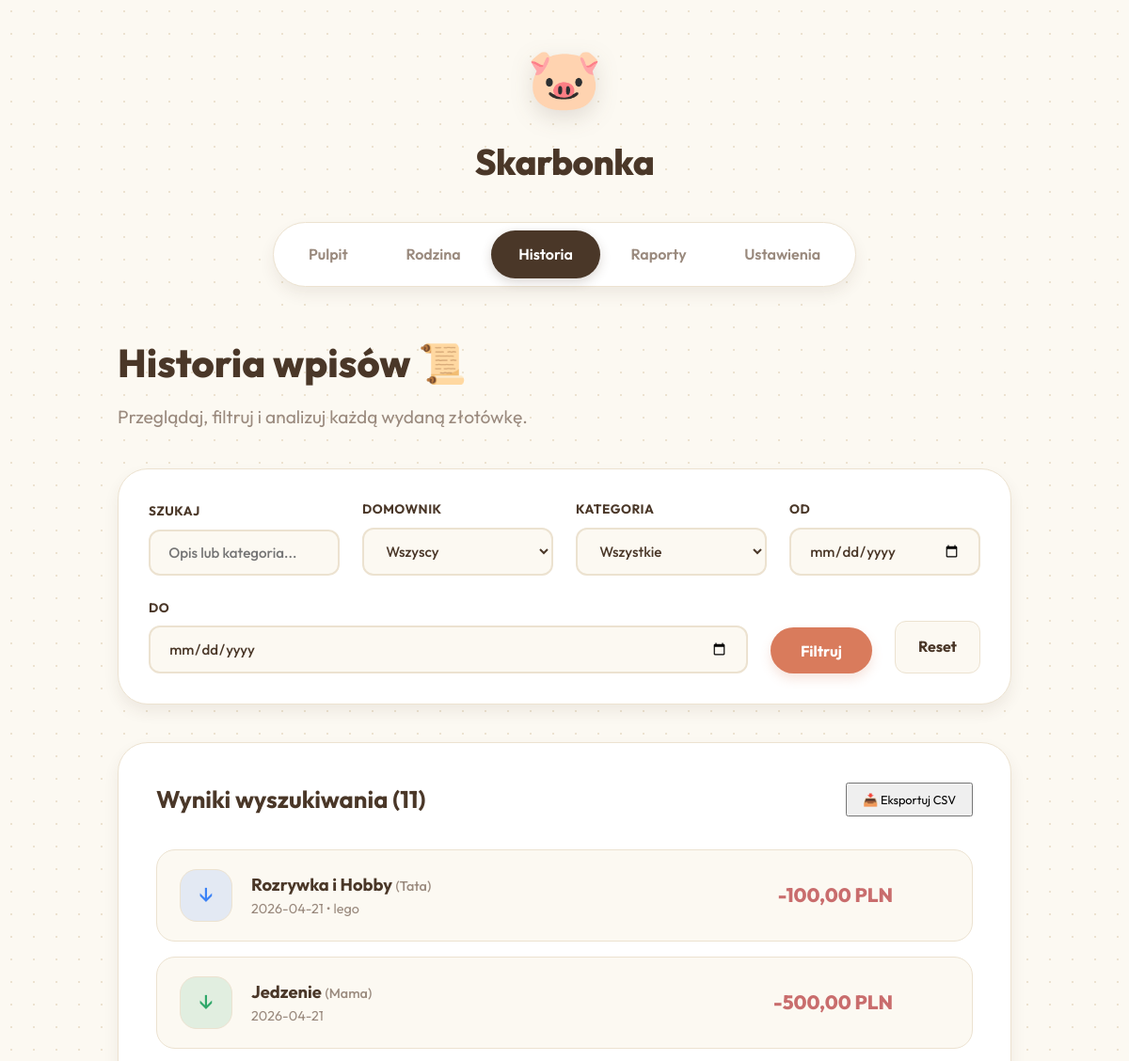
/history.php (upper part), run on an earlier commit of the app's database.
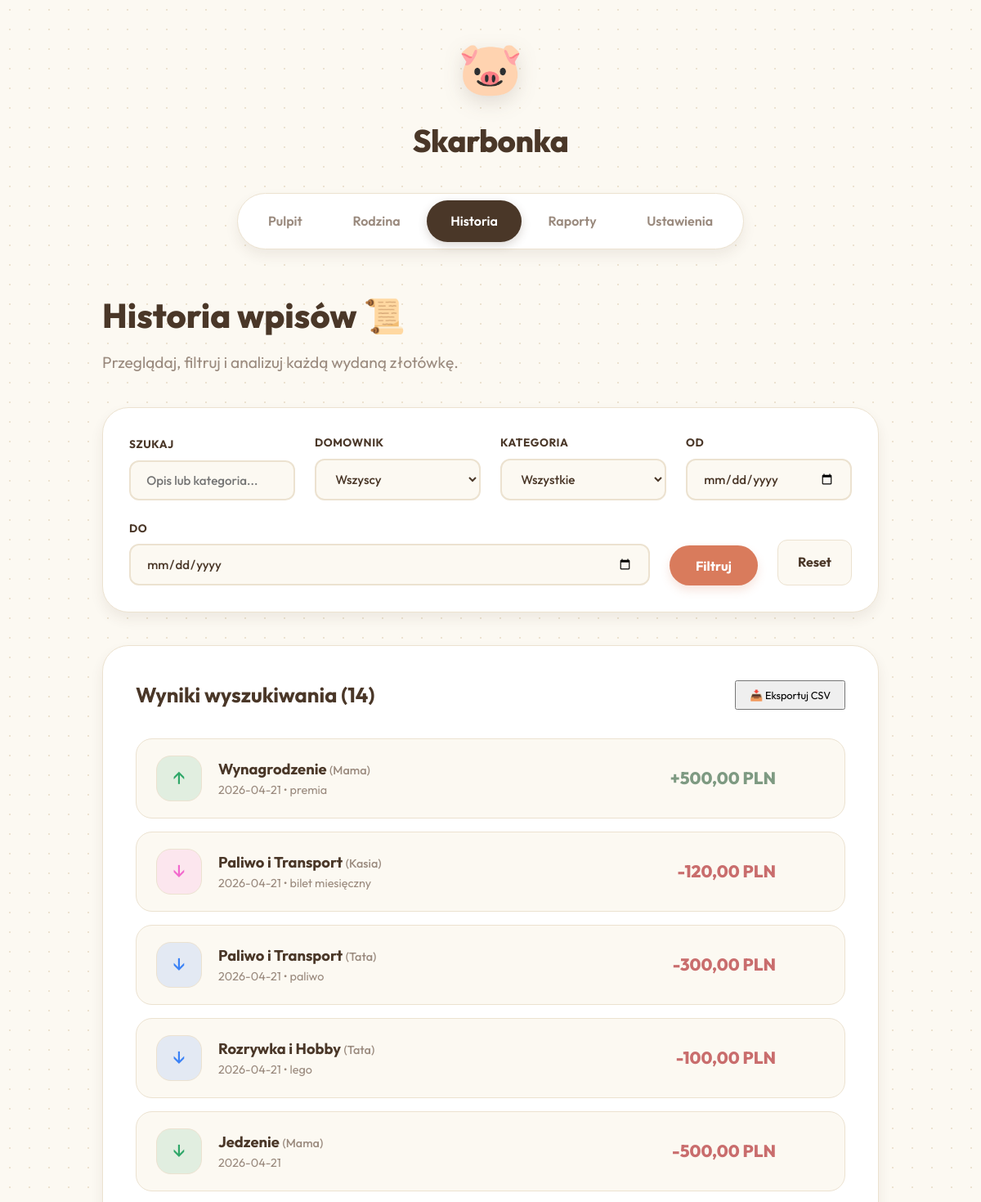
And on a later commit of the database.
### tables this page shows
CREATE TABLE transactions (
                id INTEGER PRIMARY KEY AUTOINCREMENT,
                user_id INTEGER NOT NULL,
                category_id INTEGER NOT NULL,
                amount REAL NOT NULL,
                date TEXT NOT NULL,
                description TEXT,
                type TEXT NOT NULL CHECK(type IN ('income', 'expense')),
                FOREIGN KEY (user_id) REFERENCES users(id),
                FOREIGN KEY (category_id) REFERENCES categories(id)
            );

CREATE TABLE categories (
                id INTEGER PRIMARY KEY AUTOINCREMENT,
                name TEXT NOT NULL,
                type TEXT NOT NULL CHECK(type IN ('income', 'expense'))
            );

CREATE TABLE users (
                id INTEGER PRIMARY KEY AUTOINCREMENT,
                name TEXT NOT NULL,
                color TEXT DEFAULT '#ffffff'
            , avatar TEXT DEFAULT 'avataaars', monthly_limit REAL DEFAULT 0);

### history.php (the view, shortened to what the changed rows need)
<?php
require_once 'db.php';
$sql = "SELECT t.*, u.name as user_name, u.color, c.name as category_name
        FROM transactions t
        JOIN users u ON t.user_id = u.id
        JOIN categories c ON t.category_id = c.id
        WHERE 1=1";
$params = [];
$sql .= " ORDER BY t.date DESC, t.id DESC";
$stmt = $db->prepare($sql);
$stmt->execute($params);
$transactions = $stmt->fetchAll(PDO::FETCH_ASSOC);
?>
<!DOCTYPE html>
<html lang="pl">
<head>
    <link rel="stylesheet" href="style.css">
</head>
<body>
    <div class="app-wrapper">
        <header class="app-header">
            <div class="logo">
                <h1>Skarbonka</h1>
            </div>
        </header>
        <main class="main-content">
            <header class="topbar">
                <div style="text-align: left;">
                    <h2 class="greeting">Historia wpisów 📜</h2>
                </div>
            </header>
            <section class="glass-effect section-box">
                <div class="section-header">
                    <h3>Wyniki wyszukiwania (<?= count($transactions) ?>)</h3>
                    <?php if (count($transactions) > 0): ?>
                        <button class="btn-secondary" onclick="exportToCSV()" style="font-size: 0.8rem; padding: 0.5rem 1rem;">📥 Eksportuj CSV</button>
                    <?php endif; ?>
                </div>
                <div class="history-list">
                    <?php if (empty($transactions)): ?>
                        <div class="empty-state">
                            <span>🔍</span>
                            <p>Nie znaleźliśmy nic pasującego do Twoich filtrów.</p>
                        </div>
                    <?php else: ?>
                        <?php foreach($transactions as $t): ?>
                            <div class="transaction-item history-item">
                                <div class="t-icon" style="background-color: <?= htmlspecialchars($t['color']) ?>22; color: <?= htmlspecialchars($t['color']) ?>">
                                    <?= $t['type'] == 'income' ? '↑' : '↓' ?>
                                </div>
                                <div class="t-details">
                                    <h4><?= htmlspecialchars($t['category_name']) ?> <span class="t-user">(<?= htmlspecialchars($t['user_name']) ?>)</span></h4>
                                    <p><?= htmlspecialchars($t['date']) ?><?= $t['description'] ? ' &bull; '.htmlspecialchars($t['description']) : '' ?></p>
                                </div>
                                <div class="t-amount <?= $t['type'] ?>">
                                    <?= $t['type'] == 'income' ? '+' : '-' ?><?= number_format($t['amount'], 2, ',', ' ') ?> PLN
                                </div>
                            </div>
                        <?php endforeach; ?>
                    <?php endif; ?>
                </div>
            </section>
        </main>
    </div>
</body>
</html>

What changed in the data, as far as the page shows it:
added transactions: category.name "Wynagrodzenie", user.name "Mama", date "2026-04-21", description "premia", amount "500,00", type "income" (drawn)
added transactions: category.name "Paliwo i Transport", user.name "Kasia", date "2026-04-21", description "bilet miesięczny", amount "120,00"
added transactions: category.name "Paliwo i Transport", user.name "Tata", date "2026-04-21", description "paliwo", amount "300,00"
Also different on the page:
count($transactions): "11" → "14"
